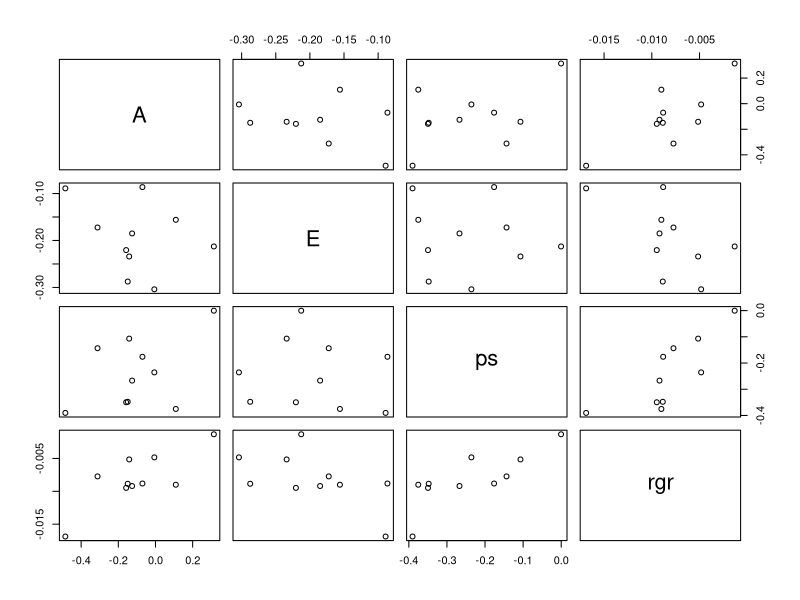

Recreate this plot in R.
##### Paper: water inundation sensitivity in dipterocarps
##### author: james margrove 
##### date: 29.01.2017
##### title: exploration of species reactions to flooding coeficents 

##### remove clutter 
rm(list=ls())

# import all the coef values from the species interaction section 
ASlopeCoef <- read.table("./ASlopeCoef.txt", header = TRUE)[,2]
ESlopeCoeF <- read.table("./ESlopeCoef.txt", header = TRUE)[,2]
psSlopeCoeF <- read.table("./psSlopeCoef.txt", header = TRUE)[,2]
rgrSlopeCoeF <- read.table("./rgrSlopeCoef.txt", header = TRUE)[,2]


data <- data.frame(A = ASlopeCoef, 
                   E = ESlopeCoeF, 
                   ps = psSlopeCoeF,
                   rgr = rgrSlopeCoeF)
# plot the data for these interactions. 
plot(data)

